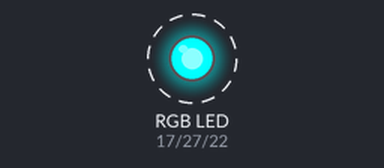
A program run on a simulated Raspberry Pi (BCM pin numbers). Parts: an RGB LED mixed from three pins (HIGH = lit). Dashed ring = blinking.

Above: at 0.5 s.
Timing chart, 0 to 4.6 s (numbered marks = the images above):
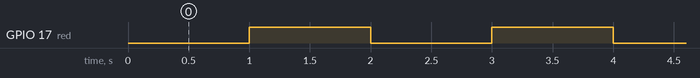

The program:

rgb_blink2.py
```python
# LED RGB 중 Red 깜빡이기 확인하기 위함
# True/False가 반대로 돼야함을 확인함

import RPi.GPIO as GPIO
import time

# is_run = True
red = 17
green = 27
blue = 22

GPIO.setmode(GPIO.BCM)
GPIO.setup(red,GPIO.OUT)
GPIO.setup(green,GPIO.OUT)
GPIO.setup(blue,GPIO.OUT)

GPIO.output(red, True)
GPIO.output(green, True)
GPIO.output(blue, True)

try:
    while(True):
        GPIO.output(red,False) # Red 켜짐
        time.sleep(1)
        GPIO.output(red, True)
        time.sleep(1)

except KeyboardInterrupt :
    GPIO.cleanup()
```

Measured:
- by itself, GPIO 17 (red): alternates HIGH for 1.0 s and LOW for 1.0 s
